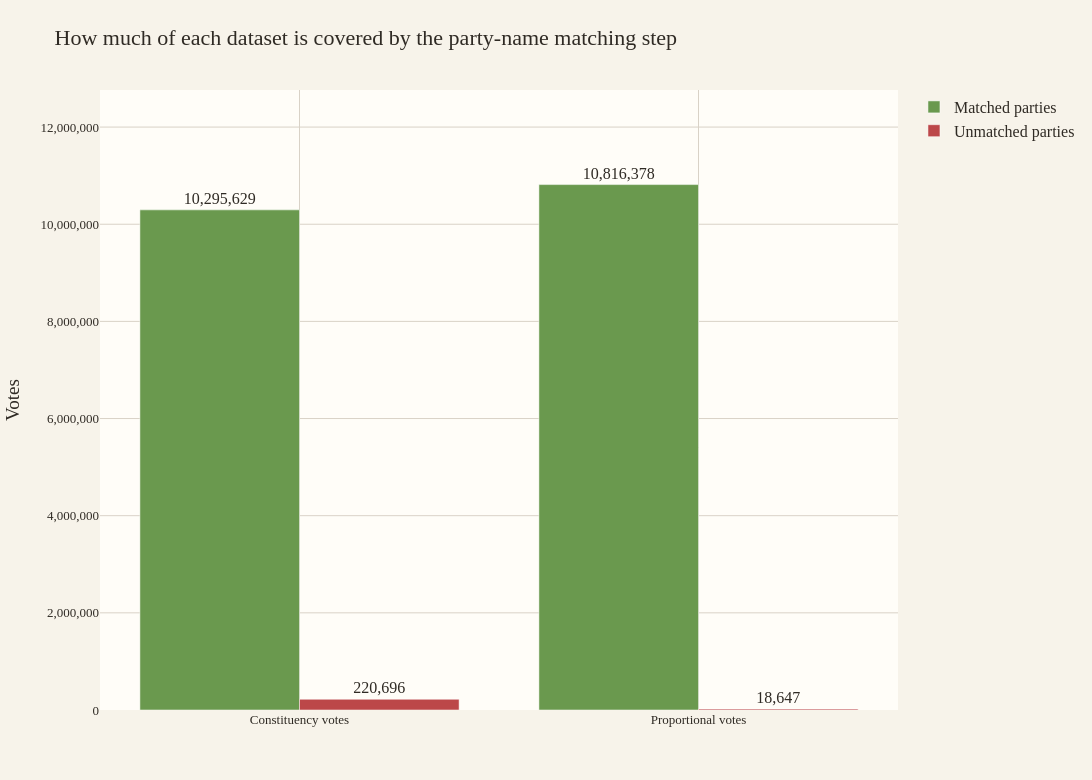

Write notebook code for a chart like this one.
### Markdown cell above
## 6. Coverage of the matching step

This figure shows how much of each source file ends up in the direct party-to-party comparison after cleaning.

### Code cell
coverage = pd.DataFrame({
    'dataset': ['Constituency votes', 'Constituency votes', 'Proportional votes', 'Proportional votes'],
    'status': ['Matched parties', 'Unmatched parties', 'Matched parties', 'Unmatched parties'],
    'votes': [
        matched['fptp_votes'].sum(),
        unmatched_fptp['fptp_votes'].sum(),
        matched['pr_votes'].sum(),
        unmatched_pr['pr_votes'].sum(),
    ],
})
coverage['votes_text'] = coverage['votes'].map(lambda x: f'{x:,}')
coverage_max = coverage['votes'].max()

fig = px.bar(
    coverage,
    x='dataset',
    y='votes',
    color='status',
    barmode='group',
    text='votes_text',
    color_discrete_map={'Matched parties': COLOR_MATCHED, 'Unmatched parties': COLOR_UNMATCHED},
    title='How much of each dataset is covered by the party-name matching step',
)
fig.update_traces(textposition='outside', cliponaxis=False)
style_figure(fig, height=780, width=1200, margin=dict(l=90, r=70, t=90, b=70))
fig.update_xaxes(title='')
fig.update_yaxes(title='Votes', tickformat=',d', range=[0, coverage_max * 1.18])
save_figure(fig, 'vote_type_matching_coverage.png')
fig.show()

### Figure 1 — Plotly figure (JSON) as saved in the notebook; plotly's stock layout.template omitted (floating-point values rounded to 4 significant figures)
{"data": [{"alignmentgroup": "True", "cliponaxis": false, "hovertemplate": "status=Matched parties<br>dataset=%{x}<br>votes=%{y}<br>votes_text=%{text}<extra></extra>", "legendgroup": "Matched parties", "marker": {"color": "#6a994e", "pattern": {"shape": ""}}, "name": "Matched parties", "offsetgroup": "Matched parties", "orientation": "v", "showlegend": true, "text": ["10,295,629", "10,816,378"], "textposition": "outside", "type": "bar", "x": ["Constituency votes", "Proportional votes"], "xaxis": "x", "y": [10295629, 10816378], "yaxis": "y"}, {"alignmentgroup": "True", "cliponaxis": false, "hovertemplate": "status=Unmatched parties<br>dataset=%{x}<br>votes=%{y}<br>votes_text=%{text}<extra></extra>", "legendgroup": "Unmatched parties", "marker": {"color": "#bc4749", "pattern": {"shape": ""}}, "name": "Unmatched parties", "offsetgroup": "Unmatched parties", "orientation": "v", "showlegend": true, "text": ["220,696", "18,647"], "textposition": "outside", "type": "bar", "x": ["Constituency votes", "Proportional votes"], "xaxis": "x", "y": [220696, 18647], "yaxis": "y"}], "layout": {"barmode": "group", "font": {"color": "#2f2a24", "family": "Kohinoor Devanagari", "size": 16}, "height": 780, "legend": {"title": {"text": ""}, "tracegroupgap": 0}, "margin": {"b": 70, "l": 90, "r": 70, "t": 90}, "paper_bgcolor": "#f7f3ea", "plot_bgcolor": "#fffdf8", "title": {"text": "How much of each dataset is covered by the party-name matching step"}, "width": 1200, "xaxis": {"anchor": "y", "automargin": true, "domain": [0, 1], "gridcolor": "#d9d2c7", "showgrid": true, "tickfont": {"size": 13}, "title": {"text": ""}, "zeroline": false}, "yaxis": {"anchor": "x", "automargin": true, "domain": [0, 1], "gridcolor": "#d9d2c7", "range": [0, 12760000.0], "showgrid": true, "tickfont": {"size": 13}, "tickformat": ",d", "title": {"text": "Votes"}, "zeroline": false}}}
